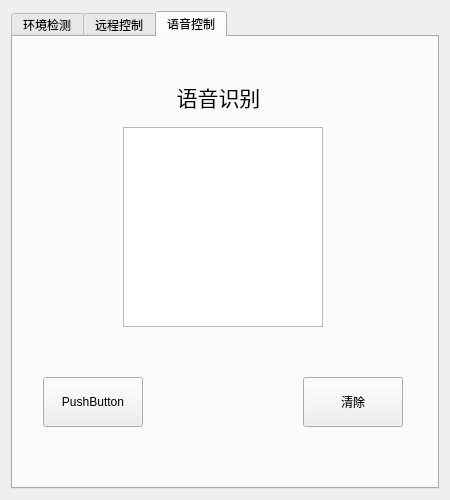
<?xml version="1.0" encoding="UTF-8"?>
<ui version="4.0">
 <class>Widget</class>
 <widget class="QWidget" name="Widget">
  <property name="geometry">
   <rect>
    <x>0</x>
    <y>0</y>
    <width>450</width>
    <height>500</height>
   </rect>
  </property>
  <property name="minimumSize">
   <size>
    <width>450</width>
    <height>500</height>
   </size>
  </property>
  <property name="maximumSize">
   <size>
    <width>450</width>
    <height>500</height>
   </size>
  </property>
  <property name="windowTitle">
   <string>Widget</string>
  </property>
  <layout class="QHBoxLayout" name="horizontalLayout">
   <item>
    <widget class="QTabWidget" name="tabWidget">
     <property name="currentIndex">
      <number>2</number>
     </property>
     <widget class="QWidget" name="tab">
      <attribute name="title">
       <string>环境检测</string>
      </attribute>
      <widget class="QPushButton" name="connectButton">
       <property name="geometry">
        <rect>
         <x>120</x>
         <y>370</y>
         <width>171</width>
         <height>61</height>
        </rect>
       </property>
       <property name="text">
        <string>开始检测数据</string>
       </property>
      </widget>
      <widget class="QWidget" name="layoutWidget">
       <property name="geometry">
        <rect>
         <x>41</x>
         <y>40</y>
         <width>321</width>
         <height>91</height>
        </rect>
       </property>
       <layout class="QHBoxLayout" name="horizontalLayout_2">
        <item>
         <widget class="QLabel" name="label">
          <property name="text">
           <string>&lt;html&gt;&lt;head/&gt;&lt;body&gt;&lt;p align=&quot;center&quot;&gt;&lt;span style=&quot; font-size:16pt;&quot;&gt;温度&lt;/span&gt;&lt;/p&gt;&lt;/body&gt;&lt;/html&gt;</string>
          </property>
         </widget>
        </item>
        <item>
         <widget class="QLabel" name="templabel">
          <property name="text">
           <string>&lt;html&gt;&lt;head/&gt;&lt;body&gt;&lt;p align=&quot;center&quot;&gt;&lt;span style=&quot; font-size:16pt;&quot;&gt;&lt;br/&gt;&lt;/span&gt;&lt;/p&gt;&lt;/body&gt;&lt;/html&gt;</string>
          </property>
         </widget>
        </item>
        <item>
         <widget class="QLabel" name="label_4">
          <property name="text">
           <string>&lt;html&gt;&lt;head/&gt;&lt;body&gt;&lt;p align=&quot;center&quot;&gt;&lt;span style=&quot; font-size:16pt;&quot;&gt;℃&lt;/span&gt;&lt;/p&gt;&lt;/body&gt;&lt;/html&gt;</string>
          </property>
         </widget>
        </item>
       </layout>
      </widget>
      <widget class="QWidget" name="layoutWidget">
       <property name="geometry">
        <rect>
         <x>41</x>
         <y>151</y>
         <width>321</width>
         <height>91</height>
        </rect>
       </property>
       <layout class="QHBoxLayout" name="horizontalLayout_3">
        <item>
         <widget class="QLabel" name="label_2">
          <property name="text">
           <string>&lt;html&gt;&lt;head/&gt;&lt;body&gt;&lt;p align=&quot;center&quot;&gt;&lt;span style=&quot; font-size:16pt;&quot;&gt;湿度&lt;/span&gt;&lt;/p&gt;&lt;/body&gt;&lt;/html&gt;</string>
          </property>
         </widget>
        </item>
        <item>
         <widget class="QLabel" name="humlabel">
          <property name="text">
           <string>&lt;html&gt;&lt;head/&gt;&lt;body&gt;&lt;p align=&quot;center&quot;&gt;&lt;span style=&quot; font-size:16pt;&quot;&gt;&lt;br/&gt;&lt;/span&gt;&lt;/p&gt;&lt;/body&gt;&lt;/html&gt;</string>
          </property>
         </widget>
        </item>
        <item>
         <widget class="QLabel" name="label_5">
          <property name="text">
           <string>&lt;html&gt;&lt;head/&gt;&lt;body&gt;&lt;p align=&quot;center&quot;&gt;&lt;span style=&quot; font-size:16pt;&quot;&gt;hPa&lt;/span&gt;&lt;/p&gt;&lt;/body&gt;&lt;/html&gt;</string>
          </property>
         </widget>
        </item>
       </layout>
      </widget>
      <widget class="QWidget" name="layoutWidget">
       <property name="geometry">
        <rect>
         <x>41</x>
         <y>250</y>
         <width>321</width>
         <height>101</height>
        </rect>
       </property>
       <layout class="QHBoxLayout" name="horizontalLayout_4">
        <item>
         <widget class="QLabel" name="label_3">
          <property name="text">
           <string>&lt;html&gt;&lt;head/&gt;&lt;body&gt;&lt;p align=&quot;center&quot;&gt;&lt;span style=&quot; font-size:16pt;&quot;&gt;亮度&lt;/span&gt;&lt;/p&gt;&lt;/body&gt;&lt;/html&gt;</string>
          </property>
         </widget>
        </item>
        <item>
         <widget class="QLabel" name="lightlabel">
          <property name="text">
           <string>&lt;html&gt;&lt;head/&gt;&lt;body&gt;&lt;p align=&quot;center&quot;&gt;&lt;span style=&quot; font-size:16pt;&quot;&gt;&lt;br/&gt;&lt;/span&gt;&lt;/p&gt;&lt;/body&gt;&lt;/html&gt;</string>
          </property>
         </widget>
        </item>
        <item>
         <widget class="QLabel" name="label_6">
          <property name="text">
           <string>&lt;html&gt;&lt;head/&gt;&lt;body&gt;&lt;p align=&quot;center&quot;&gt;&lt;span style=&quot; font-size:16pt;&quot;&gt;cd/m²&lt;/span&gt;&lt;/p&gt;&lt;/body&gt;&lt;/html&gt;</string>
          </property>
         </widget>
        </item>
       </layout>
      </widget>
      <zorder>layoutWidget</zorder>
      <zorder>layoutWidget</zorder>
      <zorder>layoutWidget</zorder>
      <zorder>connectButton</zorder>
     </widget>
     <widget class="QWidget" name="tab_2">
      <attribute name="title">
       <string>远程控制</string>
      </attribute>
      <widget class="QWidget" name="layoutWidget">
       <property name="geometry">
        <rect>
         <x>80</x>
         <y>30</y>
         <width>261</width>
         <height>371</height>
        </rect>
       </property>
       <layout class="QVBoxLayout" name="verticalLayout">
        <item>
         <widget class="QPushButton" name="kitchbutton">
          <property name="font">
           <font>
            <pointsize>16</pointsize>
           </font>
          </property>
          <property name="text">
           <string>厨房灯</string>
          </property>
          <property name="iconSize">
           <size>
            <width>12</width>
            <height>16</height>
           </size>
          </property>
         </widget>
        </item>
        <item>
         <widget class="QPushButton" name="alermbutton">
          <property name="font">
           <font>
            <pointsize>16</pointsize>
           </font>
          </property>
          <property name="text">
           <string>报警器</string>
          </property>
         </widget>
        </item>
       </layout>
      </widget>
     </widget>
     <widget class="QWidget" name="tab_3">
      <attribute name="title">
       <string>语音控制</string>
      </attribute>
      <widget class="QLabel" name="label_7">
       <property name="geometry">
        <rect>
         <x>160</x>
         <y>40</y>
         <width>91</width>
         <height>41</height>
        </rect>
       </property>
       <property name="text">
        <string>&lt;html&gt;&lt;head/&gt;&lt;body&gt;&lt;p align=&quot;center&quot;&gt;&lt;span style=&quot; font-size:16pt;&quot;&gt;语音识别&lt;/span&gt;&lt;/p&gt;&lt;/body&gt;&lt;/html&gt;</string>
       </property>
      </widget>
      <widget class="QTextEdit" name="textEdit">
       <property name="geometry">
        <rect>
         <x>110</x>
         <y>90</y>
         <width>200</width>
         <height>200</height>
        </rect>
       </property>
      </widget>
      <widget class="QPushButton" name="pushButton">
       <property name="geometry">
        <rect>
         <x>30</x>
         <y>340</y>
         <width>100</width>
         <height>50</height>
        </rect>
       </property>
       <property name="text">
        <string>PushButton</string>
       </property>
      </widget>
      <widget class="QPushButton" name="pushButton_2">
       <property name="geometry">
        <rect>
         <x>290</x>
         <y>340</y>
         <width>100</width>
         <height>50</height>
        </rect>
       </property>
       <property name="text">
        <string>清除</string>
       </property>
      </widget>
     </widget>
    </widget>
   </item>
  </layout>
 </widget>
 <layoutdefault spacing="6" margin="11"/>
 <resources/>
 <connections/>
</ui>
